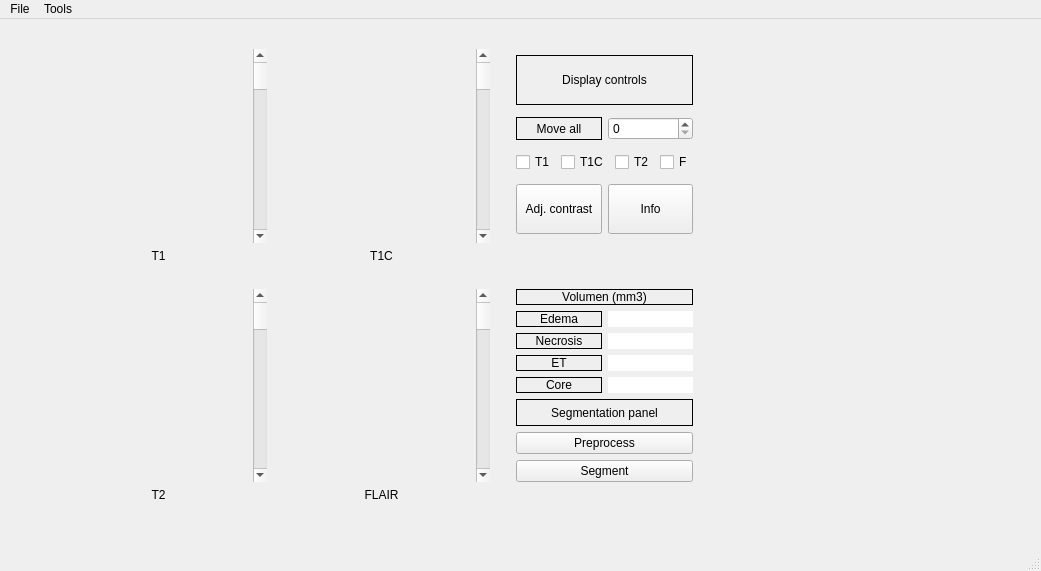
<?xml version="1.0" encoding="UTF-8"?>
<ui version="4.0">
 <class>MainWindow</class>
 <widget class="QMainWindow" name="MainWindow">
  <property name="geometry">
   <rect>
    <x>0</x>
    <y>0</y>
    <width>1041</width>
    <height>571</height>
   </rect>
  </property>
  <property name="windowTitle">
   <string>MainWindow</string>
  </property>
  <widget class="QWidget" name="centralwidget">
   <widget class="QWidget" name="horizontalLayoutWidget">
    <property name="geometry">
     <rect>
      <x>30</x>
      <y>10</y>
      <width>683</width>
      <height>513</height>
     </rect>
    </property>
    <layout class="QHBoxLayout" name="horizontalLayout">
     <item>
      <layout class="QGridLayout" name="gridLayout">
       <item row="1" column="5">
        <spacer name="horizontalSpacer_2">
         <property name="orientation">
          <enum>Qt::Horizontal</enum>
         </property>
         <property name="sizeType">
          <enum>QSizePolicy::Fixed</enum>
         </property>
         <property name="sizeHint" stdset="0">
          <size>
           <width>20</width>
           <height>20</height>
          </size>
         </property>
        </spacer>
       </item>
       <item row="1" column="7">
        <layout class="QVBoxLayout" name="verticalLayout_5"/>
       </item>
       <item row="2" column="3">
        <widget class="QLabel" name="label_6">
         <property name="text">
          <string>T1C</string>
         </property>
         <property name="alignment">
          <set>Qt::AlignCenter</set>
         </property>
        </widget>
       </item>
       <item row="4" column="1">
        <layout class="QHBoxLayout" name="horizontalLayout_10">
         <item>
          <widget class="QLabel" name="label_3">
           <property name="sizePolicy">
            <sizepolicy hsizetype="Expanding" vsizetype="Expanding">
             <horstretch>0</horstretch>
             <verstretch>0</verstretch>
            </sizepolicy>
           </property>
           <property name="autoFillBackground">
            <bool>false</bool>
           </property>
           <property name="styleSheet">
            <string notr="true"/>
           </property>
           <property name="text">
            <string/>
           </property>
           <property name="alignment">
            <set>Qt::AlignCenter</set>
           </property>
          </widget>
         </item>
         <item>
          <widget class="QScrollBar" name="verticalScrollBar_3">
           <property name="orientation">
            <enum>Qt::Vertical</enum>
           </property>
          </widget>
         </item>
        </layout>
       </item>
       <item row="4" column="3">
        <layout class="QHBoxLayout" name="horizontalLayout_13">
         <item>
          <widget class="QLabel" name="label_4">
           <property name="sizePolicy">
            <sizepolicy hsizetype="Expanding" vsizetype="Expanding">
             <horstretch>0</horstretch>
             <verstretch>0</verstretch>
            </sizepolicy>
           </property>
           <property name="autoFillBackground">
            <bool>false</bool>
           </property>
           <property name="styleSheet">
            <string notr="true"/>
           </property>
           <property name="text">
            <string/>
           </property>
           <property name="alignment">
            <set>Qt::AlignCenter</set>
           </property>
          </widget>
         </item>
         <item>
          <widget class="QScrollBar" name="verticalScrollBar_4">
           <property name="orientation">
            <enum>Qt::Vertical</enum>
           </property>
          </widget>
         </item>
        </layout>
       </item>
       <item row="7" column="1">
        <spacer name="verticalSpacer">
         <property name="orientation">
          <enum>Qt::Vertical</enum>
         </property>
         <property name="sizeType">
          <enum>QSizePolicy::Fixed</enum>
         </property>
         <property name="sizeHint" stdset="0">
          <size>
           <width>20</width>
           <height>20</height>
          </size>
         </property>
        </spacer>
       </item>
       <item row="1" column="0">
        <spacer name="horizontalSpacer_3">
         <property name="orientation">
          <enum>Qt::Horizontal</enum>
         </property>
         <property name="sizeType">
          <enum>QSizePolicy::Fixed</enum>
         </property>
         <property name="sizeHint" stdset="0">
          <size>
           <width>20</width>
           <height>20</height>
          </size>
         </property>
        </spacer>
       </item>
       <item row="1" column="6">
        <layout class="QVBoxLayout" name="verticalLayout">
         <property name="leftMargin">
          <number>0</number>
         </property>
         <item>
          <widget class="QLabel" name="label_19">
           <property name="sizePolicy">
            <sizepolicy hsizetype="Preferred" vsizetype="Fixed">
             <horstretch>0</horstretch>
             <verstretch>0</verstretch>
            </sizepolicy>
           </property>
           <property name="minimumSize">
            <size>
             <width>0</width>
             <height>50</height>
            </size>
           </property>
           <property name="styleSheet">
            <string notr="true">border-color: rgb(0, 0, 0);</string>
           </property>
           <property name="frameShape">
            <enum>QFrame::Box</enum>
           </property>
           <property name="text">
            <string>Display controls</string>
           </property>
           <property name="alignment">
            <set>Qt::AlignCenter</set>
           </property>
          </widget>
         </item>
         <item>
          <layout class="QHBoxLayout" name="horizontalLayout_6">
           <item>
            <widget class="QLabel" name="label_20">
             <property name="styleSheet">
              <string notr="true"/>
             </property>
             <property name="frameShape">
              <enum>QFrame::Box</enum>
             </property>
             <property name="text">
              <string>Move all</string>
             </property>
             <property name="alignment">
              <set>Qt::AlignCenter</set>
             </property>
            </widget>
           </item>
           <item>
            <widget class="QSpinBox" name="spinBox_5"/>
           </item>
          </layout>
         </item>
         <item>
          <layout class="QHBoxLayout" name="horizontalLayout_7">
           <item>
            <widget class="QCheckBox" name="checkBox">
             <property name="sizePolicy">
              <sizepolicy hsizetype="Minimum" vsizetype="Fixed">
               <horstretch>0</horstretch>
               <verstretch>0</verstretch>
              </sizepolicy>
             </property>
             <property name="text">
              <string>T1</string>
             </property>
            </widget>
           </item>
           <item>
            <widget class="QCheckBox" name="checkBox_2">
             <property name="text">
              <string>T1C</string>
             </property>
            </widget>
           </item>
           <item>
            <widget class="QCheckBox" name="checkBox_3">
             <property name="text">
              <string>T2</string>
             </property>
            </widget>
           </item>
           <item>
            <widget class="QCheckBox" name="checkBox_4">
             <property name="text">
              <string>F</string>
             </property>
            </widget>
           </item>
          </layout>
         </item>
         <item>
          <layout class="QHBoxLayout" name="horizontalLayout_8">
           <item>
            <widget class="QPushButton" name="pushButton_3">
             <property name="sizePolicy">
              <sizepolicy hsizetype="Minimum" vsizetype="Fixed">
               <horstretch>0</horstretch>
               <verstretch>0</verstretch>
              </sizepolicy>
             </property>
             <property name="minimumSize">
              <size>
               <width>0</width>
               <height>50</height>
              </size>
             </property>
             <property name="text">
              <string>Adj. contrast</string>
             </property>
            </widget>
           </item>
           <item>
            <widget class="QPushButton" name="pushButton_4">
             <property name="sizePolicy">
              <sizepolicy hsizetype="Minimum" vsizetype="Fixed">
               <horstretch>0</horstretch>
               <verstretch>0</verstretch>
              </sizepolicy>
             </property>
             <property name="minimumSize">
              <size>
               <width>0</width>
               <height>50</height>
              </size>
             </property>
             <property name="text">
              <string>Info</string>
             </property>
            </widget>
           </item>
          </layout>
         </item>
        </layout>
       </item>
       <item row="4" column="6">
        <layout class="QVBoxLayout" name="verticalLayout_6">
         <item>
          <layout class="QVBoxLayout" name="verticalLayout_3">
           <item>
            <widget class="QLabel" name="label_9">
             <property name="styleSheet">
              <string notr="true">border-color: rgb(0, 0, 0);</string>
             </property>
             <property name="frameShape">
              <enum>QFrame::Box</enum>
             </property>
             <property name="text">
              <string>Volumen (mm3)</string>
             </property>
             <property name="alignment">
              <set>Qt::AlignCenter</set>
             </property>
            </widget>
           </item>
           <item>
            <layout class="QHBoxLayout" name="horizontalLayout_2">
             <item>
              <widget class="QLabel" name="label_11">
               <property name="frameShape">
                <enum>QFrame::Box</enum>
               </property>
               <property name="text">
                <string>Edema</string>
               </property>
               <property name="alignment">
                <set>Qt::AlignCenter</set>
               </property>
              </widget>
             </item>
             <item>
              <widget class="QLabel" name="label_10">
               <property name="styleSheet">
                <string notr="true">background-color: rgb(255, 255, 255);</string>
               </property>
               <property name="text">
                <string/>
               </property>
              </widget>
             </item>
            </layout>
           </item>
           <item>
            <layout class="QHBoxLayout" name="horizontalLayout_3">
             <item>
              <widget class="QLabel" name="label_13">
               <property name="frameShape">
                <enum>QFrame::Box</enum>
               </property>
               <property name="text">
                <string>Necrosis</string>
               </property>
               <property name="alignment">
                <set>Qt::AlignCenter</set>
               </property>
              </widget>
             </item>
             <item>
              <widget class="QLabel" name="label_12">
               <property name="styleSheet">
                <string notr="true">background-color: rgb(255, 255, 255);</string>
               </property>
               <property name="text">
                <string/>
               </property>
              </widget>
             </item>
            </layout>
           </item>
           <item>
            <layout class="QHBoxLayout" name="horizontalLayout_4">
             <item>
              <widget class="QLabel" name="label_15">
               <property name="frameShape">
                <enum>QFrame::Box</enum>
               </property>
               <property name="text">
                <string>ET</string>
               </property>
               <property name="alignment">
                <set>Qt::AlignCenter</set>
               </property>
              </widget>
             </item>
             <item>
              <widget class="QLabel" name="label_14">
               <property name="styleSheet">
                <string notr="true">background-color: rgb(255, 255, 255);</string>
               </property>
               <property name="text">
                <string/>
               </property>
              </widget>
             </item>
            </layout>
           </item>
           <item>
            <layout class="QHBoxLayout" name="horizontalLayout_5">
             <item>
              <widget class="QLabel" name="label_17">
               <property name="frameShape">
                <enum>QFrame::Box</enum>
               </property>
               <property name="text">
                <string>Core</string>
               </property>
               <property name="alignment">
                <set>Qt::AlignCenter</set>
               </property>
              </widget>
             </item>
             <item>
              <widget class="QLabel" name="label_16">
               <property name="styleSheet">
                <string notr="true">background-color: rgb(255, 255, 255);</string>
               </property>
               <property name="text">
                <string/>
               </property>
              </widget>
             </item>
            </layout>
           </item>
          </layout>
         </item>
         <item>
          <layout class="QVBoxLayout" name="verticalLayout_2">
           <item>
            <widget class="QLabel" name="label_18">
             <property name="styleSheet">
              <string notr="true">border-color: rgb(0, 0, 0);</string>
             </property>
             <property name="frameShape">
              <enum>QFrame::Box</enum>
             </property>
             <property name="text">
              <string>Segmentation panel</string>
             </property>
             <property name="alignment">
              <set>Qt::AlignCenter</set>
             </property>
            </widget>
           </item>
           <item>
            <widget class="QPushButton" name="pushButton">
             <property name="text">
              <string>Preprocess</string>
             </property>
            </widget>
           </item>
           <item>
            <widget class="QPushButton" name="pushButton_2">
             <property name="text">
              <string>Segment</string>
             </property>
            </widget>
           </item>
          </layout>
         </item>
        </layout>
       </item>
       <item row="3" column="3">
        <widget class="QLabel" name="label_22">
         <property name="sizePolicy">
          <sizepolicy hsizetype="Ignored" vsizetype="Preferred">
           <horstretch>0</horstretch>
           <verstretch>0</verstretch>
          </sizepolicy>
         </property>
         <property name="text">
          <string/>
         </property>
         <property name="alignment">
          <set>Qt::AlignCenter</set>
         </property>
        </widget>
       </item>
       <item row="3" column="1">
        <widget class="QLabel" name="label_21">
         <property name="sizePolicy">
          <sizepolicy hsizetype="Preferred" vsizetype="Preferred">
           <horstretch>0</horstretch>
           <verstretch>0</verstretch>
          </sizepolicy>
         </property>
         <property name="text">
          <string/>
         </property>
         <property name="alignment">
          <set>Qt::AlignCenter</set>
         </property>
        </widget>
       </item>
       <item row="2" column="1">
        <widget class="QLabel" name="label_5">
         <property name="text">
          <string>T1</string>
         </property>
         <property name="alignment">
          <set>Qt::AlignCenter</set>
         </property>
        </widget>
       </item>
       <item row="5" column="1">
        <widget class="QLabel" name="label_7">
         <property name="text">
          <string>T2</string>
         </property>
         <property name="alignment">
          <set>Qt::AlignCenter</set>
         </property>
        </widget>
       </item>
       <item row="5" column="3">
        <widget class="QLabel" name="label_8">
         <property name="text">
          <string>FLAIR</string>
         </property>
         <property name="alignment">
          <set>Qt::AlignCenter</set>
         </property>
        </widget>
       </item>
       <item row="1" column="1">
        <layout class="QHBoxLayout" name="horizontalLayout_9">
         <item>
          <widget class="QLabel" name="label">
           <property name="sizePolicy">
            <sizepolicy hsizetype="Expanding" vsizetype="Expanding">
             <horstretch>0</horstretch>
             <verstretch>0</verstretch>
            </sizepolicy>
           </property>
           <property name="maximumSize">
            <size>
             <width>16777215</width>
             <height>16777215</height>
            </size>
           </property>
           <property name="autoFillBackground">
            <bool>false</bool>
           </property>
           <property name="styleSheet">
            <string notr="true"/>
           </property>
           <property name="text">
            <string/>
           </property>
           <property name="alignment">
            <set>Qt::AlignCenter</set>
           </property>
          </widget>
         </item>
         <item>
          <widget class="QScrollBar" name="verticalScrollBar">
           <property name="layoutDirection">
            <enum>Qt::LeftToRight</enum>
           </property>
           <property name="orientation">
            <enum>Qt::Vertical</enum>
           </property>
          </widget>
         </item>
        </layout>
       </item>
       <item row="1" column="3">
        <layout class="QHBoxLayout" name="horizontalLayout_11">
         <item>
          <widget class="QLabel" name="label_2">
           <property name="sizePolicy">
            <sizepolicy hsizetype="Expanding" vsizetype="Expanding">
             <horstretch>0</horstretch>
             <verstretch>0</verstretch>
            </sizepolicy>
           </property>
           <property name="autoFillBackground">
            <bool>false</bool>
           </property>
           <property name="styleSheet">
            <string notr="true"/>
           </property>
           <property name="text">
            <string/>
           </property>
           <property name="alignment">
            <set>Qt::AlignCenter</set>
           </property>
          </widget>
         </item>
         <item>
          <widget class="QScrollBar" name="verticalScrollBar_2">
           <property name="orientation">
            <enum>Qt::Vertical</enum>
           </property>
          </widget>
         </item>
        </layout>
       </item>
       <item row="0" column="1">
        <spacer name="verticalSpacer_2">
         <property name="orientation">
          <enum>Qt::Vertical</enum>
         </property>
         <property name="sizeType">
          <enum>QSizePolicy::Fixed</enum>
         </property>
         <property name="sizeHint" stdset="0">
          <size>
           <width>20</width>
           <height>20</height>
          </size>
         </property>
        </spacer>
       </item>
       <item row="1" column="8">
        <spacer name="horizontalSpacer">
         <property name="orientation">
          <enum>Qt::Horizontal</enum>
         </property>
         <property name="sizeType">
          <enum>QSizePolicy::Fixed</enum>
         </property>
         <property name="sizeHint" stdset="0">
          <size>
           <width>20</width>
           <height>20</height>
          </size>
         </property>
        </spacer>
       </item>
       <item row="6" column="1">
        <widget class="QLabel" name="label_23">
         <property name="sizePolicy">
          <sizepolicy hsizetype="Preferred" vsizetype="Preferred">
           <horstretch>0</horstretch>
           <verstretch>0</verstretch>
          </sizepolicy>
         </property>
         <property name="text">
          <string/>
         </property>
         <property name="alignment">
          <set>Qt::AlignCenter</set>
         </property>
        </widget>
       </item>
       <item row="6" column="3">
        <widget class="QLabel" name="label_24">
         <property name="text">
          <string/>
         </property>
         <property name="alignment">
          <set>Qt::AlignCenter</set>
         </property>
        </widget>
       </item>
      </layout>
     </item>
    </layout>
   </widget>
  </widget>
  <widget class="QMenuBar" name="menubar">
   <property name="geometry">
    <rect>
     <x>0</x>
     <y>0</y>
     <width>1041</width>
     <height>21</height>
    </rect>
   </property>
   <widget class="QMenu" name="menuFile">
    <property name="title">
     <string>File</string>
    </property>
    <widget class="QMenu" name="menuOpen_T1">
     <property name="title">
      <string>Open T1</string>
     </property>
     <addaction name="actionDICOM"/>
     <addaction name="actionNIfTI"/>
    </widget>
    <widget class="QMenu" name="menuOpen_T1C">
     <property name="title">
      <string>Open T1C</string>
     </property>
     <addaction name="actionDICOM_2"/>
     <addaction name="actionNIfTI_2"/>
    </widget>
    <widget class="QMenu" name="menuOpen_T2">
     <property name="title">
      <string>Open T2</string>
     </property>
     <addaction name="actionDICOM_3"/>
     <addaction name="actionNIfTI_3"/>
    </widget>
    <widget class="QMenu" name="menuOpen_FLAIR">
     <property name="title">
      <string>Open FLAIR</string>
     </property>
     <addaction name="actionDICOM_4"/>
     <addaction name="actionNIfTI_4"/>
    </widget>
    <addaction name="menuOpen_T1"/>
    <addaction name="menuOpen_T1C"/>
    <addaction name="menuOpen_T2"/>
    <addaction name="menuOpen_FLAIR"/>
   </widget>
   <widget class="QMenu" name="menuTools">
    <property name="title">
     <string>Tools</string>
    </property>
   </widget>
   <addaction name="menuFile"/>
   <addaction name="menuTools"/>
  </widget>
  <widget class="QStatusBar" name="statusbar"/>
  <action name="actionDICOM">
   <property name="text">
    <string>DICOM</string>
   </property>
  </action>
  <action name="actionNIfTI">
   <property name="text">
    <string>NIfTI</string>
   </property>
  </action>
  <action name="actionDICOM_2">
   <property name="text">
    <string>DICOM</string>
   </property>
  </action>
  <action name="actionNIfTI_2">
   <property name="text">
    <string>NIfTI</string>
   </property>
  </action>
  <action name="actionDICOM_3">
   <property name="text">
    <string>DICOM</string>
   </property>
  </action>
  <action name="actionNIfTI_3">
   <property name="text">
    <string>NIfTI</string>
   </property>
  </action>
  <action name="actionDICOM_4">
   <property name="text">
    <string>DICOM</string>
   </property>
  </action>
  <action name="actionNIfTI_4">
   <property name="text">
    <string>NIfTI</string>
   </property>
  </action>
 </widget>
 <resources/>
 <connections/>
</ui>
